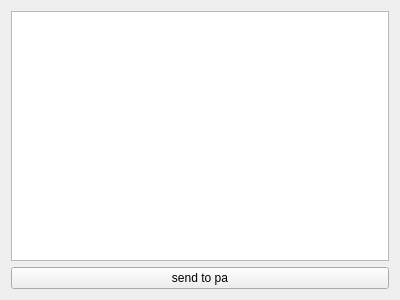
<?xml version="1.0" encoding="UTF-8"?>
<ui version="4.0">
 <class>Form_son</class>
 <widget class="QWidget" name="Form_son">
  <property name="geometry">
   <rect>
    <x>0</x>
    <y>0</y>
    <width>400</width>
    <height>300</height>
   </rect>
  </property>
  <property name="windowTitle">
   <string>son</string>
  </property>
  <layout class="QVBoxLayout" name="verticalLayout">
   <item>
    <widget class="QTextEdit" name="textEdit_son"/>
   </item>
   <item>
    <widget class="QPushButton" name="pushButton_son">
     <property name="text">
      <string>send to pa</string>
     </property>
    </widget>
   </item>
  </layout>
 </widget>
 <resources/>
 <connections/>
</ui>
